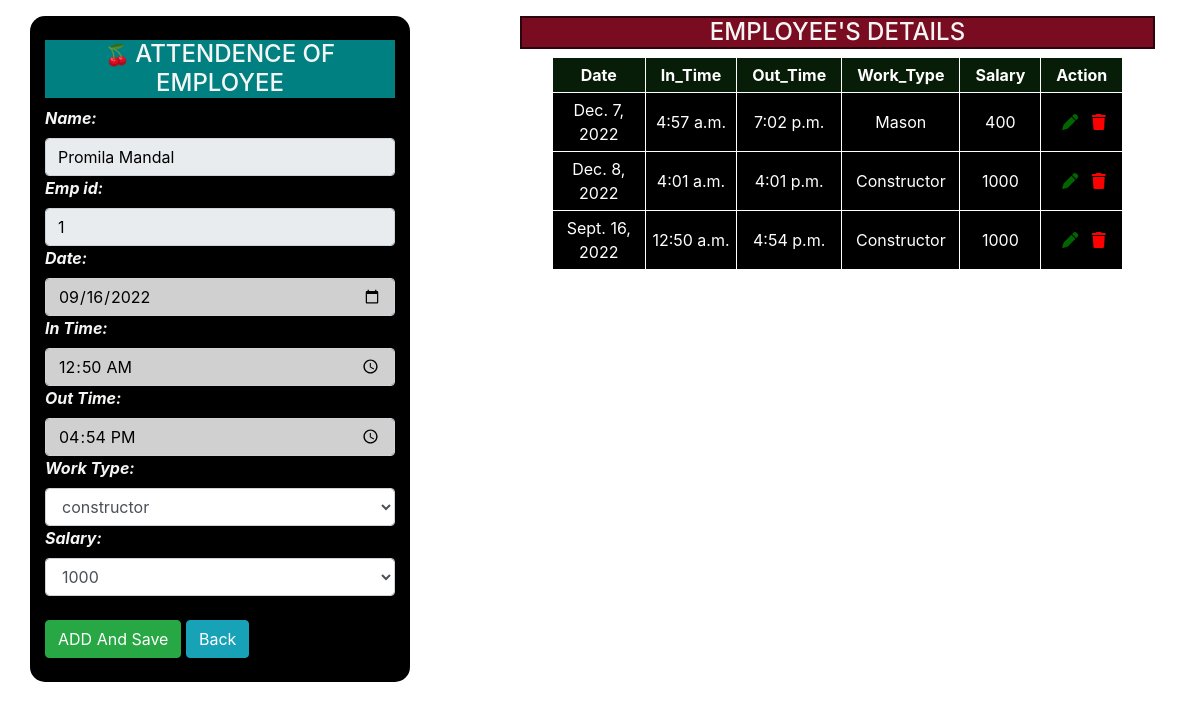
The page /update/3/ on the database its author committed.
### testapp/models.py (models this page shows, shortened)
class Attendence(models.Model):
    id=models.AutoField(primary_key=True,editable=True)
    emp_id=models.ForeignKey(UserModel,on_delete=models.CASCADE,editable=True)
    name=models.CharField(max_length=50,editable=True)
    date=models.DateField(auto_now=False,unique=False,editable=True)
    In_Time=models.TimeField(auto_now=False,null=True,editable=True)
    Out_Time=models.TimeField(auto_now=False,null=True,editable=True)
    Work_type=models.CharField(max_length=50,null=True,editable=True)
    Salary = models.CharField(max_length=50,editable=True)
    duration=models.DurationField(null=True,editable=True)
    total_second=models.FloatField(null=True,editable=True)
    sub_total=models.DecimalField(max_digits=300,decimal_places=2,null=True,editable=True)
    paid=models.BooleanField(default=False,editable=True)
    class Meta:
        unique_together = (('emp_id','date'),)
    '''def hours_conversion(self):
        startdelta = datetime.timedelta(hours=self.In_Time.hour, minutes=self.In_Time.minute, seconds=self.In_Time.second)
        enddelta = datetime.timedelta(hours=self.Out_Time.hour, minutes=self.Out_Time.minute, seconds=self.Out_Time.second)
        return print((enddelta-startdelta).seconds/3600)'''

### testapp/views.py (the view)
# urls.py: path('update/<int:id>/', views.update_attendence, name='update_attend'),
def update_attendence(request,id):
    if request.method =='POST':
        pi=Attendence.objects.get(pk=id)
        o=pi.emp_id
        fm=Aform(request.POST,instance=pi)
        if fm.is_valid():
            In_Time=fm.cleaned_data['In_Time']
            Out_Time=fm.cleaned_data['Out_Time']
            if In_Time<=Out_Time:
                fm.save()
                url='/attend/{}'.format(o)
                return HttpResponseRedirect(url)
            else:
                messages.error(request,'Exist Time  cannot  be less than Entry Time.')
    else:
        pi=Attendence.objects.get(pk=id)
        o=pi.emp_id
        fm=Aform(instance=pi)
    s=Attendence.objects.filter(emp_id=o).values()
    return render(request,'testapp/attend.html',{'fm':fm,'id':id,'s':s})

### testapp/templates/testapp/attend.html (shortened to what this page needs)
<!DOCTYPE html>
{% load static %}
<html>
    <head>
        <link rel="stylesheet" href="{% static 'css/bootstrap.css' %}">
        <link rel="stylesheet" href="{% static 'css/mycss.css' %}">
    </head>
    <body>
        <div class='container mt-3'>
            <div class='row'>
                <div class='col-sm-4 offset-md-0.5 m'><br>
                    <div class='form-container'>
                    <h4 class='text-center h'><span style='font-size:20px;'>&#127826 </span>ATTENDENCE OF EMPLOYEE</h4>
                    <form action=""  method="POST" class='d-inline' novalidate>
                    {% for f in fm %}
                    <div>
                      <strong><em>{{f.label_tag}} {{f}} {{f.errors|striptags}}</em></strong>
                    </div>
                    {% endfor %}<br>
                        <input type='submit' class='btn btn-success' value='ADD And Save'/>
                        <a href="{% url 'info' %}" class='btn btn-info'>Back</a>
                    </form>
            </div><br>
        </div>
                    <div class='col-sm-7 offset-sm-1'>
                            <h4 class='text-center hbox'>EMPLOYEE'S DETAILS</h4>
                            <table>
                                <tr>
                                    <th style='background-color:rgb(7, 29, 7); color:white;'class="col-sm-4">Date</th>
                                    <th style='background-color:rgb(7, 29, 7); color:white;'class="col-sm-1">In_Time</th>
                                    <th style='background-color:rgb(7, 29, 7); color:white;'class="col-sm-1">Out_Time</th>
                                    <th style='background-color:rgb(7, 29, 7); color:white;'class="col-sm-1">Work_Type</th>
                                    <th style='background-color:rgb(7, 29, 7); color:white;'class="col-sm-1">Salary</th>
                                    <th style='background-color:rgb(7, 29, 7); color:white;'class="col-sm-1">Action</th>
                                </tr>
                                {% for i in s %}
                                <tr>
                                    <td>{{i.date}}</td>
                                    <td>{{i.In_Time}}</td>
                                    <td>{{i.Out_Time}}</td>
                                    <td>{{i.Work_type}}</td>
                                    <td>{{i.Salary}}</td>
                                    <td>
                                        &nbsp<a style="color:darkgreen;" href="{% url 'update_attend' i.id %}" role="button"><i class="fa-solid fa-pen"></i></a>&nbsp&nbsp
                                        <form action='' method='GET' class='d-inline' novalidate>
                                            <a  style=" color: #ff0000	;" href="{% url 'delete_attend' i.id %}" onclick="return confirm('Are you sure you want to delete this data?');" role="button"><i class="fa-solid fa-trash"></i></a>
                                        </form>
                                    </td>
                                </tr>
                                {% endfor %}
        </div>
    </div>
</div>
    </body>
</html>

### testapp/static/css/mycss.css (style rules this page uses)
.hbox { color:whitesmoke; background-color:rgb(122, 12, 34); border: 2px solid rgb(43, 4, 14); }
table { background-color: black; color:white; margin-left: 2.5%; margin-right: 0%; width:70px; }
table, td, th { border: 1px solid white; text-align: center; padding: 5px; }

### testapp/templates/testapp/attend.html (style rules this page uses)
.h { background-color:#008080; }
.m { color:whitesmoke; background-color: black; margin-left:0%; border-radius: 15px; }
input[type=text] { width: 100%; background-color: #D0D0D0; color: black; }
input[type=date] { width: 100%; background-color: #D0D0D0; color: black; }
input[type=number] { width: 100%; background-color: #D0D0D0; color: black; }
input[type=time] { width: 100%; background-color: #D0D0D0; color: black; }
select { width: 100%; background-color: #D0D0D0; color: black; }
table { background-color: black; color:white; margin-left: 5%; margin-right: 0%; width:90%; }
table, td, th { border: 1px solid white; text-align: center; padding: 5px; }

### rows shown on the page
Attendence: fm "Promila Mandal" "1" "09/16/2022" "00:50:00" "16:54:00" "constructor" "1000", date "Sept. 16, 2022", In_Time "12:50 a.m.", Out_Time "4:54 p.m.", Work_type "Constructor", Salary "1000"
Attendence: date "Dec. 7, 2022", In_Time "4:57 a.m.", Out_Time "7:02 p.m.", Work_type "Mason", Salary "400"
Attendence: date "Dec. 8, 2022", In_Time "4:01 a.m.", Out_Time "4:01 p.m.", Work_type "Constructor", Salary "1000"

### other values the page prints
{{ f.label_tag }} "Name:" "Emp id:" "Date:" "In Time:" "Out Time:" "Work Type:" "Salary:"
